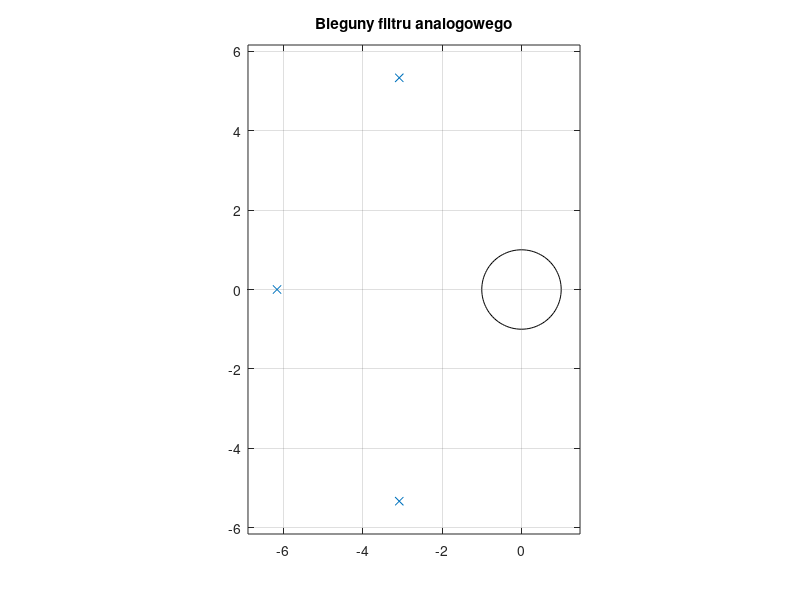
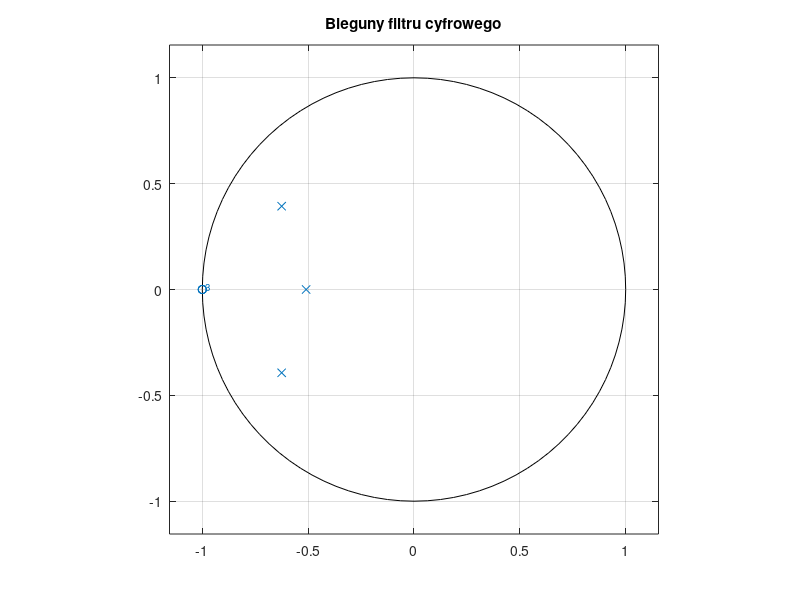
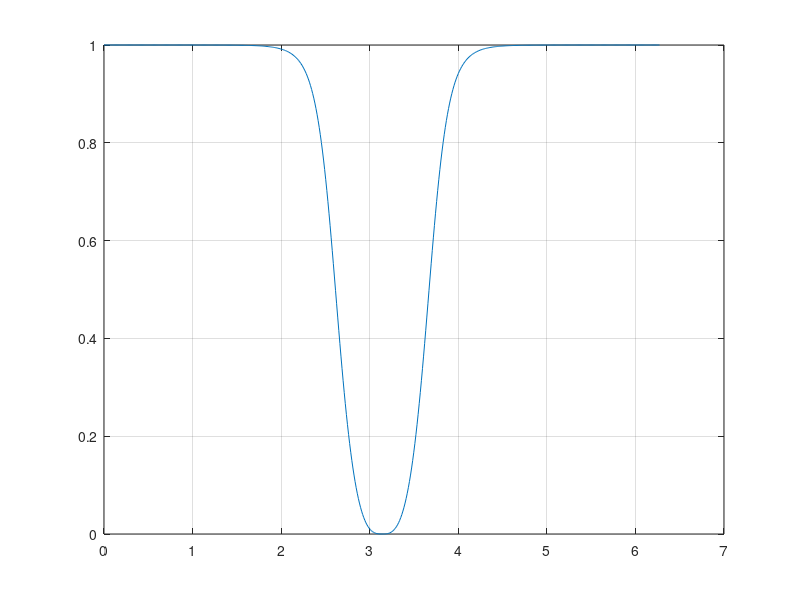

The MATLAB script that drew these images, in order:
clc;clear all; close all;
n=3;
w3dB=0.8*pi;
%K1
T=1; fs=1;
wc=(2/T)*tan(w3dB/2);
%K2
k=0:1:n-1;
sk=wc*exp(j*pi()*(1+2*k)/(2*n))*exp(j*pi/2);
sk=sk';
zplane([],sk)
title('Bieguny filtru analogowego')
%K3
G0=prod(-sk)/prod(2-sk);
figure(2)
zera=[-1 -1 -1]';
bieguny=(2+(sk))./(2-(sk));
zplane(zera,bieguny)
title('Bieguny filtru cyfrowego')
%K4
mian = poly(bieguny);
licz = poly(zera);
figure(3)
[H,w1]=freqz(G0*licz,mian);
plot(w1,(abs(H)));grid on;